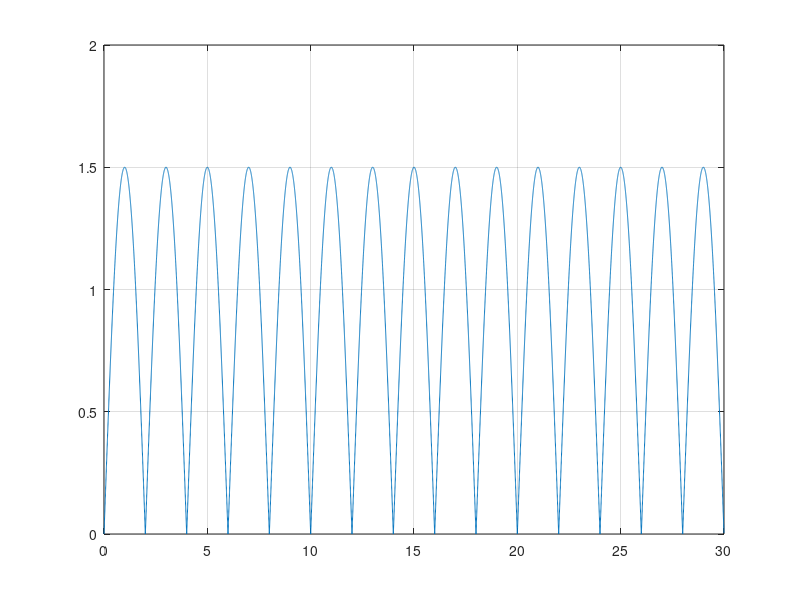

Here is the MATLAB script that generated this plot:
% Ex 5
 
 Fs1=1000/2; % Cele trei frecvente cu ajutorul carora putem alege rezolutia
 Fs2= 1000/20; % 2ms, 20 ms sau 200 ms. 
 Fs3= 1000/200;
 Fs=Fs1; % Alegem una din cele trei rezolutii dorite
 
T=30; % [sec] 
  % Valoare aleasa pentru a putea vedea mai multe perioada. Poate fi
  % modificata dupa preferinte.
Per = 4; % [sec] Perioada semnalului sinusoidal
A=1.5; % Amplitudinea semnalului sinusoidal


F0=1/Per;
w0 = 2*pi*F0/Fs; 
N = Fs*T;      %% Numar de esantioane N=20*4kHz 
n = 0:N-1;
s = A*sin(w0*n); % Analog cu exercitiul precedent
for i=1:N
    if s(i)< 0
        s(i)= -1*s(i);
    end
end
% Transformarea sinusului intr-unul cu dublu alternanta
t=0:1/Fs:T-1/Fs;
figure(1)
plot(t,s),grid 

%% Observatie: Semnalul sinusoidal cu dubla alternanta este un semnal 
% sinusoidal in care valorile negative sunt trecute in modul.
% Astfel, obtinem mereu jumatate de sinus pozitiv, iar perioada semnalului
% nostru este de Per/2= 2 secunde